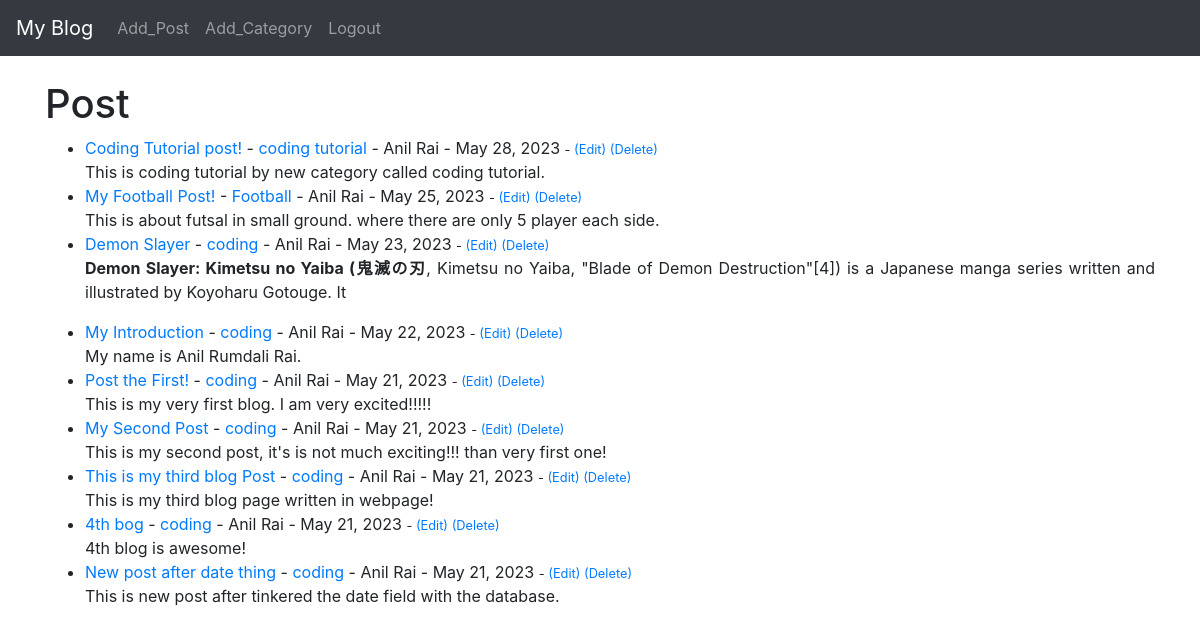
The app's page / (signed in) with its own data.
### theblog/models.py (models this page shows, shortened)
class Post(models.Model):
    title = models.CharField(max_length=255)
    title_tag = models.CharField(max_length=255)
    author = models.ForeignKey(User,on_delete=models.CASCADE)
    body = models.TextField()
    post_date = models.DateField(auto_now_add=True)
    catogery = models.CharField(max_length= 255, default ='coding')

### theblog/views.py (the view)
# urls.py: path('', HomeView.as_view(),name='home'),
class HomeView(ListView):
    model = Post
    template_name = 'home.html'
    ordering = ['-post_date']

### theblog/templates/home.html
{% extends 'base.html' %}
{% block content %}
<h1> Post </h1>
<ul>
{% for post in object_list %}
    <li><a href="{% url 'article-detail' post.pk %}">
        {{ post.title }}</a> -
        <a href="{% url 'category' post.catogery|slugify %}">{{ post.catogery }}</a> -
        {{post.author.first_name}}
        {{post.author.last_name}} -
        {{ post.post_date }}
        <small>
        {% if user.is_authenticated %}
            - <a href="{% url 'update_post' post.pk %}"> (Edit) </a>
            <a href="{% url 'delete_post' post.pk %}"> (Delete) </a>
        {% endif %}
        </small>
        <br/>
        {{ post.body|slice:':200'|safe }}</li>
{% endfor %}
</ul>
{% endblock %}

### records on screen
Post: title "Coding Tutorial post!", catogery "coding tutorial", author.first_name "Anil", author.last_name "Rai", post_date "May 28, 2023", body "This is coding tutorial by new category called coding tutorial."
Post: title "My Football Post!", catogery "Football", author.first_name "Anil", author.last_name "Rai", post_date "May 25, 2023", body "This is about futsal in small ground. where there are only 5 player each side."
Post: title "Demon Slayer", catogery "coding", author.first_name "Anil", author.last_name "Rai", post_date "May 23, 2023", body "Demon Slayer: Kimetsu no Yaiba (鬼滅の刃 , Kimetsu no Yaiba, \"Blade of Demon Destruction\"[4]) is a Japanese manga series written and illustrated by Koyoharu Gotouge. It"
Post: title "My Introduction", catogery "coding", author.first_name "Anil", author.last_name "Rai", post_date "May 22, 2023", body "My name is Anil Rumdali Rai."
Post: title "Post the First!", catogery "coding", author.first_name "Anil", author.last_name "Rai", post_date "May 21, 2023", body "This is my very first blog. I am very excited!!!!!"
Post: title "My Second Post", catogery "coding", author.first_name "Anil", author.last_name "Rai", post_date "May 21, 2023", body "This is my second post, it's is not much exciting!!! than very first one!"
Post: title "This is my third blog Post", catogery "coding", author.first_name "Anil", author.last_name "Rai", post_date "May 21, 2023", body "This is my third blog page written in webpage!"
Post: title "4th bog", catogery "coding", author.first_name "Anil", author.last_name "Rai", post_date "May 21, 2023", body "4th blog is awesome!"
Post: title "New post after date thing", catogery "coding", author.first_name "Anil", author.last_name "Rai", post_date "May 21, 2023", body "This is new post after tinkered the date field with the database."
